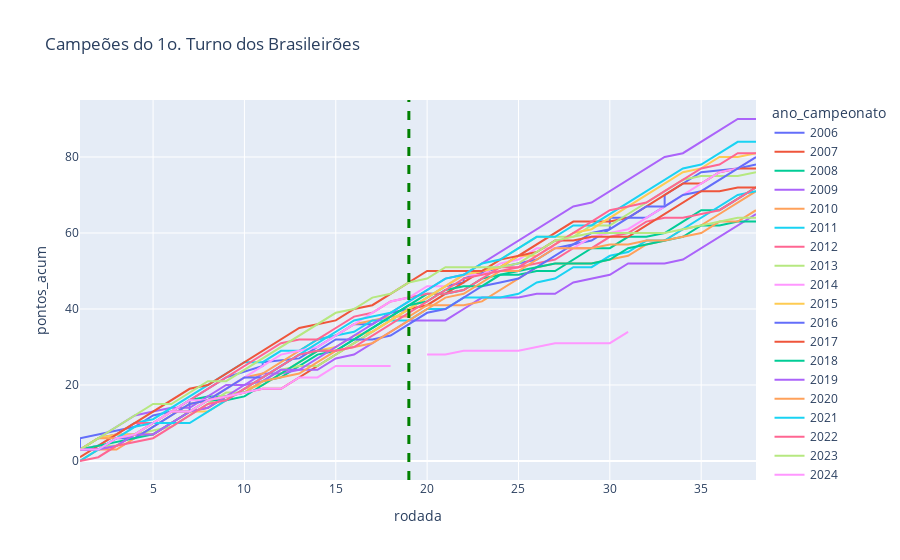

Source (notebook cell):
### Code cell
#Comparativo entre os campeões do 1o. turno desde 2006
plt.figure(figsize = (20,7))
df_plot = df_completo.loc[(df_completo.classificacao_1o_turno == 1) ]
fig = px.line(df_plot, x ='rodada', y = 'pontos_acum', color = 'ano_campeonato', title = f'Campeões do 1o. Turno dos Brasileirões', hover_name='time', hover_data=['classificacao_1o_turno', 'classificacao_final'])
fig.add_vline(x=19, line_width=3, line_dash="dash", line_color="green")

### Figure 1 — Plotly figure (JSON) as saved in the notebook; plotly's stock layout.template omitted (floating-point values rounded to 4 significant figures)
{"data": [{"customdata": [[1, 1], [1, 1], [1, 1], [1, 1], [1, 1], [1, 1], [1, 1], [1, 1], [1, 1], [1, 1], [1, 1], [1, 1], [1, 1], [1, 1], [1, 1], [1, 1], [1, 1], [1, 1], [1, 1], [1, 1], [1, 1], [1, 1], [1, 1], [1, 1], [1, 1], [1, 1], [1, 1], [1, 1], [1, 1], [1, 1], [1, 1], [1, 1], [1, 1], [1, 1], [1, 1], [1, 1], [1, 1], [1, 1]], "hovertemplate": "<b>%{hovertext}</b><br><br>ano_campeonato=2006<br>rodada=%{x}<br>pontos_acum=%{y}<br>classificacao_1o_turno=%{customdata[0]}<br>classificacao_final=%{customdata[1]}<extra></extra>", "hovertext": ["São Paulo", "São Paulo", "São Paulo", "São Paulo", "São Paulo", "São Paulo", "São Paulo", "São Paulo", "São Paulo", "São Paulo", "São Paulo", "São Paulo", "São Paulo", "São Paulo", "São Paulo", "São Paulo", "São Paulo", "São Paulo", "São Paulo", "São Paulo", "São Paulo", "São Paulo", "São Paulo", "São Paulo", "São Paulo", "São Paulo", "São Paulo", "São Paulo", "São Paulo", "São Paulo", "São Paulo", "São Paulo", "São Paulo", "São Paulo", "São Paulo", "São Paulo", "São Paulo", "São Paulo"], "legendgroup": "2006", "line": {"color": "#636efa", "dash": "solid"}, "marker": {"symbol": "circle"}, "mode": "lines", "name": "2006", "orientation": "v", "showlegend": true, "type": "scatter", "x": [1, 1, 4, 4, 5, 6, 7, 7, 8, 9, 11, 11, 13, 14, 15, 16, 17, 18, 19, 20, 21, 22, 22, 24, 25, 26, 27, 28, 29, 30, 30, 32, 33, 33, 34, 35, 37, 38], "xaxis": "x", "y": [3, 6, 9, 9, 12, 13, 13, 16, 19, 22, 25, 26, 27, 30, 33, 36, 36, 39, 40, 43, 46, 47, 48, 51, 52, 53, 56, 57, 58, 61, 64, 64, 67, 70, 73, 76, 77, 78], "yaxis": "y"}, {"customdata": [[1, 1], [1, 1], [1, 1], [1, 1], [1, 1], [1, 1], [1, 1], [1, 1], [1, 1], [1, 1], [1, 1], [1, 1], [1, 1], [1, 1], [1, 1], [1, 1], [1, 1], [1, 1], [1, 1], [1, 1], [1, 1], [1, 1], [1, 1], [1, 1], [1, 1], [1, 1], [1, 1], [1, 1], [1, 1], [1, 1], [1, 1], [1, 1], [1, 1], [1, 1], [1, 1], [1, 1], [1, 1], [1, 1]], "hovertemplate": "<b>%{hovertext}</b><br><br>ano_campeonato=2007<br>rodada=%{x}<br>pontos_acum=%{y}<br>classificacao_1o_turno=%{customdata[0]}<br>classificacao_final=%{customdata[1]}<extra></extra>", "hovertext": ["São Paulo", "São Paulo", "São Paulo", "São Paulo", "São Paulo", "São Paulo", "São Paulo", "São Paulo", "São Paulo", "São Paulo", "São Paulo", "São Paulo", "São Paulo", "São Paulo", "São Paulo", "São Paulo", "São Paulo", "São Paulo", "São Paulo", "São Paulo", "São Paulo", "São Paulo", "São Paulo", "São Paulo", "São Paulo", "São Paulo", "São Paulo", "São Paulo", "São Paulo", "São Paulo", "São Paulo", "São Paulo", "São Paulo", "São Paulo", "São Paulo", "São Paulo", "São Paulo", "São Paulo"], "legendgroup": "2007", "line": {"color": "#EF553B", "dash": "solid"}, "marker": {"symbol": "circle"}, "mode": "lines", "name": "2007", "orientation": "v", "showlegend": true, "type": "scatter", "x": [1, 2, 3, 4, 5, 6, 7, 8, 9, 10, 11, 12, 13, 14, 15, 16, 17, 18, 19, 20, 21, 22, 23, 24, 25, 26, 27, 28, 29, 30, 31, 32, 33, 34, 35, 36, 37, 38], "xaxis": "x", "y": [3, 3, 4, 7, 7, 10, 13, 14, 17, 18, 19, 19, 22, 25, 28, 31, 34, 37, 40, 41, 44, 47, 50, 51, 54, 57, 60, 63, 63, 63, 64, 67, 70, 73, 73, 76, 77, 77], "yaxis": "y"}, {"customdata": [[1, 2], [1, 2], [1, 2], [1, 2], [1, 2], [1, 2], [1, 2], [1, 2], [1, 2], [1, 2], [1, 2], [1, 2], [1, 2], [1, 2], [1, 2], [1, 2], [1, 2], [1, 2], [1, 2], [1, 2], [1, 2], [1, 2], [1, 2], [1, 2], [1, 2], [1, 2], [1, 2], [1, 2], [1, 2], [1, 2], [1, 2], [1, 2], [1, 2], [1, 2], [1, 2], [1, 2], [1, 2], [1, 2]], "hovertemplate": "<b>%{hovertext}</b><br><br>ano_campeonato=2008<br>rodada=%{x}<br>pontos_acum=%{y}<br>classificacao_1o_turno=%{customdata[0]}<br>classificacao_final=%{customdata[1]}<extra></extra>", "hovertext": ["Grêmio", "Grêmio", "Grêmio", "Grêmio", "Grêmio", "Grêmio", "Grêmio", "Grêmio", "Grêmio", "Grêmio", "Grêmio", "Grêmio", "Grêmio", "Grêmio", "Grêmio", "Grêmio", "Grêmio", "Grêmio", "Grêmio", "Grêmio", "Grêmio", "Grêmio", "Grêmio", "Grêmio", "Grêmio", "Grêmio", "Grêmio", "Grêmio", "Grêmio", "Grêmio", "Grêmio", "Grêmio", "Grêmio", "Grêmio", "Grêmio", "Grêmio", "Grêmio", "Grêmio"], "legendgroup": "2008", "line": {"color": "#00cc96", "dash": "solid"}, "marker": {"symbol": "circle"}, "mode": "lines", "name": "2008", "orientation": "v", "showlegend": true, "type": "scatter", "x": [1, 2, 3, 4, 5, 6, 7, 8, 9, 10, 11, 12, 13, 14, 15, 16, 17, 18, 19, 20, 21, 22, 23, 24, 25, 26, 27, 28, 29, 30, 31, 32, 33, 34, 35, 36, 37, 38], "xaxis": "x", "y": [3, 4, 7, 7, 10, 13, 16, 17, 17, 18, 21, 22, 25, 28, 29, 32, 35, 38, 41, 44, 44, 45, 48, 49, 49, 50, 50, 53, 56, 56, 59, 59, 60, 63, 66, 66, 69, 72], "yaxis": "y"}, {"customdata": [[1, 2], [1, 2], [1, 2], [1, 2], [1, 2], [1, 2], [1, 2], [1, 2], [1, 2], [1, 2], [1, 2], [1, 2], [1, 2], [1, 2], [1, 2], [1, 2], [1, 2], [1, 2], [1, 2], [1, 2], [1, 2], [1, 2], [1, 2], [1, 2], [1, 2], [1, 2], [1, 2], [1, 2], [1, 2], [1, 2], [1, 2], [1, 2], [1, 2], [1, 2], [1, 2], [1, 2], [1, 2], [1, 2]], "hovertemplate": "<b>%{hovertext}</b><br><br>ano_campeonato=2009<br>rodada=%{x}<br>pontos_acum=%{y}<br>classificacao_1o_turno=%{customdata[0]}<br>classificacao_final=%{customdata[1]}<extra></extra>", "hovertext": ["Internacional", "Internacional", "Internacional", "Internacional", "Internacional", "Internacional", "Internacional", "Internacional", "Internacional", "Internacional", "Internacional", "Internacional", "Internacional", "Internacional", "Internacional", "Internacional", "Internacional", "Internacional", "Internacional", "Internacional", "Internacional", "Internacional", "Internacional", "Internacional", "Internacional", "Internacional", "Internacional", "Internacional", "Internacional", "Internacional", "Internacional", "Internacional", "Internacional", "Internacional", "Internacional", "Internacional", "Internacional", "Internacional"], "legendgroup": "2009", "line": {"color": "#ab63fa", "dash": "solid"}, "marker": {"symbol": "circle"}, "mode": "lines", "name": "2009", "orientation": "v", "showlegend": true, "type": "scatter", "x": [1, 2, 3, 4, 5, 6, 7, 8, 9, 10, 11, 12, 13, 14, 15, 16, 17, 18, 19, 20, 21, 22, 23, 24, 25, 26, 27, 28, 29, 30, 31, 32, 33, 34, 35, 36, 37, 38], "xaxis": "x", "y": [3, 6, 9, 12, 13, 14, 14, 17, 20, 20, 23, 23, 24, 24, 27, 28, 31, 34, 37, 37, 37, 40, 43, 43, 43, 44, 44, 47, 48, 49, 52, 52, 52, 53, 56, 59, 62, 65], "yaxis": "y"}, {"customdata": [[1, 1], [1, 1], [1, 1], [1, 1], [1, 1], [1, 1], [1, 1], [1, 1], [1, 1], [1, 1], [1, 1], [1, 1], [1, 1], [1, 1], [1, 1], [1, 1], [1, 1], [1, 1], [1, 1], [1, 1], [1, 1], [1, 1], [1, 1], [1, 1], [1, 1], [1, 1], [1, 1], [1, 1], [1, 1], [1, 1], [1, 1], [1, 1], [1, 1], [1, 1], [1, 1], [1, 1], [1, 1], [1, 1]], "hovertemplate": "<b>%{hovertext}</b><br><br>ano_campeonato=2010<br>rodada=%{x}<br>pontos_acum=%{y}<br>classificacao_1o_turno=%{customdata[0]}<br>classificacao_final=%{customdata[1]}<extra></extra>", "hovertext": ["Fluminense", "Fluminense", "Fluminense", "Fluminense", "Fluminense", "Fluminense", "Fluminense", "Fluminense", "Fluminense", "Fluminense", "Fluminense", "Fluminense", "Fluminense", "Fluminense", "Fluminense", "Fluminense", "Fluminense", "Fluminense", "Fluminense", "Fluminense", "Fluminense", "Fluminense", "Fluminense", "Fluminense", "Fluminense", "Fluminense", "Fluminense", "Fluminense", "Fluminense", "Fluminense", "Fluminense", "Fluminense", "Fluminense", "Fluminense", "Fluminense", "Fluminense", "Fluminense", "Fluminense"], "legendgroup": "2010", "line": {"color": "#FFA15A", "dash": "solid"}, "marker": {"symbol": "circle"}, "mode": "lines", "name": "2010", "orientation": "v", "showlegend": true, "type": "scatter", "x": [1, 2, 3, 4, 5, 6, 7, 8, 9, 10, 11, 12, 13, 14, 15, 16, 17, 18, 19, 20, 21, 22, 23, 24, 25, 26, 27, 28, 29, 30, 31, 32, 33, 34, 35, 36, 37, 38], "xaxis": "x", "y": [0, 3, 3, 6, 9, 12, 15, 16, 19, 22, 23, 26, 29, 32, 33, 36, 37, 38, 38, 41, 41, 41, 42, 45, 48, 51, 52, 52, 52, 53, 54, 57, 58, 61, 62, 65, 68, 71], "yaxis": "y"}, {"customdata": [[1, 1], [1, 1], [1, 1], [1, 1], [1, 1], [1, 1], [1, 1], [1, 1], [1, 1], [1, 1], [1, 1], [1, 1], [1, 1], [1, 1], [1, 1], [1, 1], [1, 1], [1, 1], [1, 1], [1, 1], [1, 1], [1, 1], [1, 1], [1, 1], [1, 1], [1, 1], [1, 1], [1, 1], [1, 1], [1, 1], [1, 1], [1, 1], [1, 1], [1, 1], [1, 1], [1, 1], [1, 1], [1, 1]], "hovertemplate": "<b>%{hovertext}</b><br><br>ano_campeonato=2011<br>rodada=%{x}<br>pontos_acum=%{y}<br>classificacao_1o_turno=%{customdata[0]}<br>classificacao_final=%{customdata[1]}<extra></extra>", "hovertext": ["Corinthians", "Corinthians", "Corinthians", "Corinthians", "Corinthians", "Corinthians", "Corinthians", "Corinthians", "Corinthians", "Corinthians", "Corinthians", "Corinthians", "Corinthians", "Corinthians", "Corinthians", "Corinthians", "Corinthians", "Corinthians", "Corinthians", "Corinthians", "Corinthians", "Corinthians", "Corinthians", "Corinthians", "Corinthians", "Corinthians", "Corinthians", "Corinthians", "Corinthians", "Corinthians", "Corinthians", "Corinthians", "Corinthians", "Corinthians", "Corinthians", "Corinthians", "Corinthians", "Corinthians"], "legendgroup": "2011", "line": {"color": "#19d3f3", "dash": "solid"}, "marker": {"symbol": "circle"}, "mode": "lines", "name": "2011", "orientation": "v", "showlegend": true, "type": "scatter", "x": [1, 2, 3, 4, 5, 6, 7, 8, 9, 10, 11, 12, 13, 14, 15, 16, 17, 18, 19, 20, 21, 22, 23, 24, 25, 26, 27, 28, 29, 30, 31, 32, 33, 34, 35, 36, 37, 38], "xaxis": "x", "y": [3, 6, 7, 10, 11, 14, 17, 20, 23, 26, 26, 29, 29, 32, 33, 34, 37, 37, 37, 40, 40, 43, 43, 43, 44, 47, 48, 51, 51, 54, 55, 58, 58, 61, 64, 67, 70, 71], "yaxis": "y"}, {"customdata": [[1, 2], [1, 2], [1, 2], [1, 2], [1, 2], [1, 2], [1, 2], [1, 2], [1, 2], [1, 2], [1, 2], [1, 2], [1, 2], [1, 2], [1, 2], [1, 2], [1, 2], [1, 2], [1, 2], [1, 2], [1, 2], [1, 2], [1, 2], [1, 2], [1, 2], [1, 2], [1, 2], [1, 2], [1, 2], [1, 2], [1, 2], [1, 2], [1, 2], [1, 2], [1, 2], [1, 2], [1, 2], [1, 2]], "hovertemplate": "<b>%{hovertext}</b><br><br>ano_campeonato=2012<br>rodada=%{x}<br>pontos_acum=%{y}<br>classificacao_1o_turno=%{customdata[0]}<br>classificacao_final=%{customdata[1]}<extra></extra>", "hovertext": ["Atlético-MG", "Atlético-MG", "Atlético-MG", "Atlético-MG", "Atlético-MG", "Atlético-MG", "Atlético-MG", "Atlético-MG", "Atlético-MG", "Atlético-MG", "Atlético-MG", "Atlético-MG", "Atlético-MG", "Atlético-MG", "Atlético-MG", "Atlético-MG", "Atlético-MG", "Atlético-MG", "Atlético-MG", "Atlético-MG", "Atlético-MG", "Atlético-MG", "Atlético-MG", "Atlético-MG", "Atlético-MG", "Atlético-MG", "Atlético-MG", "Atlético-MG", "Atlético-MG", "Atlético-MG", "Atlético-MG", "Atlético-MG", "Atlético-MG", "Atlético-MG", "Atlético-MG", "Atlético-MG", "Atlético-MG", "Atlético-MG"], "legendgroup": "2012", "line": {"color": "#FF6692", "dash": "solid"}, "marker": {"symbol": "circle"}, "mode": "lines", "name": "2012", "orientation": "v", "showlegend": true, "type": "scatter", "x": [1, 2, 3, 4, 5, 6, 7, 8, 9, 10, 11, 12, 13, 14, 15, 16, 17, 18, 19, 20, 21, 22, 23, 24, 25, 26, 27, 28, 29, 30, 31, 32, 33, 34, 35, 36, 37, 38], "xaxis": "x", "y": [3, 6, 7, 10, 10, 13, 16, 19, 22, 25, 28, 31, 32, 32, 35, 38, 39, 42, 43, 44, 44, 45, 48, 51, 51, 52, 53, 56, 56, 59, 60, 63, 64, 64, 65, 66, 69, 72], "yaxis": "y"}, {"customdata": [[1, 1], [1, 1], [1, 1], [1, 1], [1, 1], [1, 1], [1, 1], [1, 1], [1, 1], [1, 1], [1, 1], [1, 1], [1, 1], [1, 1], [1, 1], [1, 1], [1, 1], [1, 1], [1, 1], [1, 1], [1, 1], [1, 1], [1, 1], [1, 1], [1, 1], [1, 1], [1, 1], [1, 1], [1, 1], [1, 1], [1, 1], [1, 1], [1, 1], [1, 1], [1, 1], [1, 1], [1, 1], [1, 1]], "hovertemplate": "<b>%{hovertext}</b><br><br>ano_campeonato=2013<br>rodada=%{x}<br>pontos_acum=%{y}<br>classificacao_1o_turno=%{customdata[0]}<br>classificacao_final=%{customdata[1]}<extra></extra>", "hovertext": ["Cruzeiro", "Cruzeiro", "Cruzeiro", "Cruzeiro", "Cruzeiro", "Cruzeiro", "Cruzeiro", "Cruzeiro", "Cruzeiro", "Cruzeiro", "Cruzeiro", "Cruzeiro", "Cruzeiro", "Cruzeiro", "Cruzeiro", "Cruzeiro", "Cruzeiro", "Cruzeiro", "Cruzeiro", "Cruzeiro", "Cruzeiro", "Cruzeiro", "Cruzeiro", "Cruzeiro", "Cruzeiro", "Cruzeiro", "Cruzeiro", "Cruzeiro", "Cruzeiro", "Cruzeiro", "Cruzeiro", "Cruzeiro", "Cruzeiro", "Cruzeiro", "Cruzeiro", "Cruzeiro", "Cruzeiro", "Cruzeiro"], "legendgroup": "2013", "line": {"color": "#B6E880", "dash": "solid"}, "marker": {"symbol": "circle"}, "mode": "lines", "name": "2013", "orientation": "v", "showlegend": true, "type": "scatter", "x": [1, 2, 3, 4, 5, 6, 7, 8, 9, 10, 11, 12, 13, 14, 15, 16, 17, 18, 19, 20, 21, 22, 23, 24, 25, 26, 27, 28, 29, 30, 31, 32, 33, 34, 35, 36, 37, 38], "xaxis": "x", "y": [3, 4, 4, 7, 8, 9, 12, 15, 18, 18, 21, 24, 25, 25, 28, 31, 34, 37, 40, 43, 46, 49, 50, 53, 56, 59, 59, 59, 62, 62, 65, 68, 71, 74, 75, 75, 75, 76], "yaxis": "y"}, {"customdata": [[1, 1], [1, 1], [1, 1], [1, 1], [1, 1], [1, 1], [1, 1], [1, 1], [1, 1], [1, 1], [1, 1], [1, 1], [1, 1], [1, 1], [1, 1], [1, 1], [1, 1], [1, 1], [1, 1], [1, 1], [1, 1], [1, 1], [1, 1], [1, 1], [1, 1], [1, 1], [1, 1], [1, 1], [1, 1], [1, 1], [1, 1], [1, 1], [1, 1], [1, 1], [1, 1], [1, 1], [1, 1], [1, 1]], "hovertemplate": "<b>%{hovertext}</b><br><br>ano_campeonato=2014<br>rodada=%{x}<br>pontos_acum=%{y}<br>classificacao_1o_turno=%{customdata[0]}<br>classificacao_final=%{customdata[1]}<extra></extra>", "hovertext": ["Cruzeiro", "Cruzeiro", "Cruzeiro", "Cruzeiro", "Cruzeiro", "Cruzeiro", "Cruzeiro", "Cruzeiro", "Cruzeiro", "Cruzeiro", "Cruzeiro", "Cruzeiro", "Cruzeiro", "Cruzeiro", "Cruzeiro", "Cruzeiro", "Cruzeiro", "Cruzeiro", "Cruzeiro", "Cruzeiro", "Cruzeiro", "Cruzeiro", "Cruzeiro", "Cruzeiro", "Cruzeiro", "Cruzeiro", "Cruzeiro", "Cruzeiro", "Cruzeiro", "Cruzeiro", "Cruzeiro", "Cruzeiro", "Cruzeiro", "Cruzeiro", "Cruzeiro", "Cruzeiro", "Cruzeiro", "Cruzeiro"], "legendgroup": "2014", "line": {"color": "#FF97FF", "dash": "solid"}, "marker": {"symbol": "circle"}, "mode": "lines", "name": "2014", "orientation": "v", "showlegend": true, "type": "scatter", "x": [1, 2, 3, 4, 5, 6, 7, 8, 9, 10, 11, 12, 13, 14, 15, 16, 17, 18, 19, 20, 21, 22, 23, 24, 25, 26, 27, 28, 29, 30, 31, 32, 33, 34, 35, 36, 37, 38], "xaxis": "x", "y": [3, 4, 7, 7, 10, 13, 16, 16, 19, 22, 25, 28, 29, 30, 33, 36, 39, 42, 43, 46, 46, 49, 49, 52, 53, 56, 56, 56, 59, 60, 61, 64, 67, 70, 73, 76, 77, 80], "yaxis": "y"}, {"customdata": [[1, 1], [1, 1], [1, 1], [1, 1], [1, 1], [1, 1], [1, 1], [1, 1], [1, 1], [1, 1], [1, 1], [1, 1], [1, 1], [1, 1], [1, 1], [1, 1], [1, 1], [1, 1], [1, 1], [1, 1], [1, 1], [1, 1], [1, 1], [1, 1], [1, 1], [1, 1], [1, 1], [1, 1], [1, 1], [1, 1], [1, 1], [1, 1], [1, 1], [1, 1], [1, 1], [1, 1], [1, 1], [1, 1]], "hovertemplate": "<b>%{hovertext}</b><br><br>ano_campeonato=2015<br>rodada=%{x}<br>pontos_acum=%{y}<br>classificacao_1o_turno=%{customdata[0]}<br>classificacao_final=%{customdata[1]}<extra></extra>", "hovertext": ["Corinthians", "Corinthians", "Corinthians", "Corinthians", "Corinthians", "Corinthians", "Corinthians", "Corinthians", "Corinthians", "Corinthians", "Corinthians", "Corinthians", "Corinthians", "Corinthians", "Corinthians", "Corinthians", "Corinthians", "Corinthians", "Corinthians", "Corinthians", "Corinthians", "Corinthians", "Corinthians", "Corinthians", "Corinthians", "Corinthians", "Corinthians", "Corinthians", "Corinthians", "Corinthians", "Corinthians", "Corinthians", "Corinthians", "Corinthians", "Corinthians", "Corinthians", "Corinthians", "Corinthians"], "legendgroup": "2015", "line": {"color": "#FECB52", "dash": "solid"}, "marker": {"symbol": "circle"}, "mode": "lines", "name": "2015", "orientation": "v", "showlegend": true, "type": "scatter", "x": [1, 2, 3, 4, 5, 6, 7, 8, 9, 10, 11, 12, 13, 14, 15, 16, 17, 18, 19, 20, 21, 22, 23, 24, 25, 26, 27, 28, 29, 30, 31, 32, 33, 34, 35, 36, 37, 38], "xaxis": "x", "y": [3, 6, 7, 7, 7, 10, 13, 13, 16, 19, 20, 23, 26, 29, 30, 33, 34, 37, 40, 43, 46, 49, 50, 51, 54, 54, 57, 60, 61, 64, 67, 70, 73, 76, 77, 80, 80, 81], "yaxis": "y"}, {"customdata": [[1, 1], [1, 1], [1, 1], [1, 1], [1, 1], [1, 1], [1, 1], [1, 1], [1, 1], [1, 1], [1, 1], [1, 1], [1, 1], [1, 1], [1, 1], [1, 1], [1, 1], [1, 1], [1, 1], [1, 1], [1, 1], [1, 1], [1, 1], [1, 1], [1, 1], [1, 1], [1, 1], [1, 1], [1, 1], [1, 1], [1, 1], [1, 1], [1, 1], [1, 1], [1, 1], [1, 1], [1, 1], [1, 1]], "hovertemplate": "<b>%{hovertext}</b><br><br>ano_campeonato=2016<br>rodada=%{x}<br>pontos_acum=%{y}<br>classificacao_1o_turno=%{customdata[0]}<br>classificacao_final=%{customdata[1]}<extra></extra>", "hovertext": ["Palmeiras", "Palmeiras", "Palmeiras", "Palmeiras", "Palmeiras", "Palmeiras", "Palmeiras", "Palmeiras", "Palmeiras", "Palmeiras", "Palmeiras", "Palmeiras", "Palmeiras", "Palmeiras", "Palmeiras", "Palmeiras", "Palmeiras", "Palmeiras", "Palmeiras", "Palmeiras", "Palmeiras", "Palmeiras", "Palmeiras", "Palmeiras", "Palmeiras", "Palmeiras", "Palmeiras", "Palmeiras", "Palmeiras", "Palmeiras", "Palmeiras", "Palmeiras", "Palmeiras", "Palmeiras", "Palmeiras", "Palmeiras", "Palmeiras", "Palmeiras"], "legendgroup": "2016", "line": {"color": "#636efa", "dash": "solid"}, "marker": {"symbol": "circle"}, "mode": "lines", "name": "2016", "orientation": "v", "showlegend": true, "type": "scatter", "x": [1, 2, 3, 4, 5, 6, 7, 8, 9, 10, 11, 12, 13, 14, 15, 16, 17, 18, 19, 20, 21, 22, 23, 24, 25, 26, 27, 28, 29, 30, 31, 32, 33, 34, 35, 36, 37, 38], "xaxis": "x", "y": [3, 3, 6, 6, 9, 12, 15, 16, 19, 22, 22, 25, 28, 29, 32, 32, 32, 33, 36, 39, 40, 43, 46, 47, 48, 51, 54, 57, 60, 61, 64, 67, 67, 70, 71, 74, 77, 80], "yaxis": "y"}, {"customdata": [[1, 1], [1, 1], [1, 1], [1, 1], [1, 1], [1, 1], [1, 1], [1, 1], [1, 1], [1, 1], [1, 1], [1, 1], [1, 1], [1, 1], [1, 1], [1, 1], [1, 1], [1, 1], [1, 1], [1, 1], [1, 1], [1, 1], [1, 1], [1, 1], [1, 1], [1, 1], [1, 1], [1, 1], [1, 1], [1, 1], [1, 1], [1, 1], [1, 1], [1, 1], [1, 1], [1, 1], [1, 1], [1, 1]], "hovertemplate": "<b>%{hovertext}</b><br><br>ano_campeonato=2017<br>rodada=%{x}<br>pontos_acum=%{y}<br>classificacao_1o_turno=%{customdata[0]}<br>classificacao_final=%{customdata[1]}<extra></extra>", "hovertext": ["Corinthians", "Corinthians", "Corinthians", "Corinthians", "Corinthians", "Corinthians", "Corinthians", "Corinthians", "Corinthians", "Corinthians", "Corinthians", "Corinthians", "Corinthians", "Corinthians", "Corinthians", "Corinthians", "Corinthians", "Corinthians", "Corinthians", "Corinthians", "Corinthians", "Corinthians", "Corinthians", "Corinthians", "Corinthians", "Corinthians", "Corinthians", "Corinthians", "Corinthians", "Corinthians", "Corinthians", "Corinthians", "Corinthians", "Corinthians", "Corinthians", "Corinthians", "Corinthians", "Corinthians"], "legendgroup": "2017", "line": {"color": "#EF553B", "dash": "solid"}, "marker": {"symbol": "circle"}, "mode": "lines", "name": "2017", "orientation": "v", "showlegend": true, "type": "scatter", "x": [1, 2, 3, 4, 5, 6, 7, 8, 9, 10, 11, 12, 13, 14, 15, 16, 17, 18, 19, 20, 21, 22, 23, 24, 25, 26, 27, 28, 29, 30, 31, 32, 33, 34, 35, 36, 37, 38], "xaxis": "x", "y": [1, 4, 7, 10, 13, 16, 19, 20, 23, 26, 29, 32, 35, 36, 37, 40, 41, 44, 47, 50, 50, 50, 50, 53, 54, 55, 58, 58, 59, 59, 59, 62, 65, 68, 71, 71, 72, 72], "yaxis": "y"}, {"customdata": [[1, 5], [1, 5], [1, 5], [1, 5], [1, 5], [1, 5], [1, 5], [1, 5], [1, 5], [1, 5], [1, 5], [1, 5], [1, 5], [1, 5], [1, 5], [1, 5], [1, 5], [1, 5], [1, 5], [1, 5], [1, 5], [1, 5], [1, 5], [1, 5], [1, 5], [1, 5], [1, 5], [1, 5], [1, 5], [1, 5], [1, 5], [1, 5], [1, 5], [1, 5], [1, 5], [1, 5], [1, 5], [1, 5]], "hovertemplate": "<b>%{hovertext}</b><br><br>ano_campeonato=2018<br>rodada=%{x}<br>pontos_acum=%{y}<br>classificacao_1o_turno=%{customdata[0]}<br>classificacao_final=%{customdata[1]}<extra></extra>", "hovertext": ["São Paulo", "São Paulo", "São Paulo", "São Paulo", "São Paulo", "São Paulo", "São Paulo", "São Paulo", "São Paulo", "São Paulo", "São Paulo", "São Paulo", "São Paulo", "São Paulo", "São Paulo", "São Paulo", "São Paulo", "São Paulo", "São Paulo", "São Paulo", "São Paulo", "São Paulo", "São Paulo", "São Paulo", "São Paulo", "São Paulo", "São Paulo", "São Paulo", "São Paulo", "São Paulo", "São Paulo", "São Paulo", "São Paulo", "São Paulo", "São Paulo", "São Paulo", "São Paulo", "São Paulo"], "legendgroup": "2018", "line": {"color": "#00cc96", "dash": "solid"}, "marker": {"symbol": "circle"}, "mode": "lines", "name": "2018", "orientation": "v", "showlegend": true, "type": "scatter", "x": [1, 2, 3, 4, 5, 6, 7, 8, 9, 10, 11, 12, 13, 14, 15, 16, 17, 18, 19, 20, 21, 22, 23, 24, 25, 26, 27, 28, 29, 30, 31, 32, 33, 34, 35, 36, 37, 38], "xaxis": "x", "y": [3, 4, 5, 6, 7, 10, 13, 16, 16, 17, 20, 23, 26, 29, 29, 32, 35, 38, 41, 42, 45, 46, 46, 49, 50, 51, 52, 52, 52, 53, 56, 57, 58, 59, 62, 62, 63, 63], "yaxis": "y"}, {"customdata": [[1, 1], [1, 1], [1, 1], [1, 1], [1, 1], [1, 1], [1, 1], [1, 1], [1, 1], [1, 1], [1, 1], [1, 1], [1, 1], [1, 1], [1, 1], [1, 1], [1, 1], [1, 1], [1, 1], [1, 1], [1, 1], [1, 1], [1, 1], [1, 1], [1, 1], [1, 1], [1, 1], [1, 1], [1, 1], [1, 1], [1, 1], [1, 1], [1, 1], [1, 1], [1, 1], [1, 1], [1, 1], [1, 1]], "hovertemplate": "<b>%{hovertext}</b><br><br>ano_campeonato=2019<br>rodada=%{x}<br>pontos_acum=%{y}<br>classificacao_1o_turno=%{customdata[0]}<br>classificacao_final=%{customdata[1]}<extra></extra>", "hovertext": ["Flamengo", "Flamengo", "Flamengo", "Flamengo", "Flamengo", "Flamengo", "Flamengo", "Flamengo", "Flamengo", "Flamengo", "Flamengo", "Flamengo", "Flamengo", "Flamengo", "Flamengo", "Flamengo", "Flamengo", "Flamengo", "Flamengo", "Flamengo", "Flamengo", "Flamengo", "Flamengo", "Flamengo", "Flamengo", "Flamengo", "Flamengo", "Flamengo", "Flamengo", "Flamengo", "Flamengo", "Flamengo", "Flamengo", "Flamengo", "Flamengo", "Flamengo", "Flamengo", "Flamengo"], "legendgroup": "2019", "line": {"color": "#ab63fa", "dash": "solid"}, "marker": {"symbol": "circle"}, "mode": "lines", "name": "2019", "orientation": "v", "showlegend": true, "type": "scatter", "x": [1, 2, 3, 4, 5, 6, 7, 8, 9, 10, 11, 12, 13, 14, 15, 16, 17, 18, 19, 20, 21, 22, 23, 24, 25, 26, 27, 28, 29, 30, 31, 32, 33, 34, 35, 36, 37, 38], "xaxis": "x", "y": [3, 3, 4, 7, 7, 10, 13, 14, 17, 20, 21, 24, 24, 27, 30, 33, 36, 39, 42, 45, 48, 49, 52, 55, 58, 61, 64, 67, 68, 71, 74, 77, 80, 81, 84, 87, 90, 90], "yaxis": "y"}, {"customdata": [[1, 4], [1, 4], [1, 4], [1, 4], [1, 4], [1, 4], [1, 4], [1, 4], [1, 4], [1, 4], [1, 4], [1, 4], [1, 4], [1, 4], [1, 4], [1, 4], [1, 4], [1, 4], [1, 4], [1, 4], [1, 4], [1, 4], [1, 4], [1, 4], [1, 4], [1, 4], [1, 4], [1, 4], [1, 4], [1, 4], [1, 4], [1, 4], [1, 4], [1, 4], [1, 4], [1, 4], [1, 4], [1, 4]], "hovertemplate": "<b>%{hovertext}</b><br><br>ano_campeonato=2020<br>rodada=%{x}<br>pontos_acum=%{y}<br>classificacao_1o_turno=%{customdata[0]}<br>classificacao_final=%{customdata[1]}<extra></extra>", "hovertext": ["São Paulo", "São Paulo", "São Paulo", "São Paulo", "São Paulo", "São Paulo", "São Paulo", "São Paulo", "São Paulo", "São Paulo", "São Paulo", "São Paulo", "São Paulo", "São Paulo", "São Paulo", "São Paulo", "São Paulo", "São Paulo", "São Paulo", "São Paulo", "São Paulo", "São Paulo", "São Paulo", "São Paulo", "São Paulo", "São Paulo", "São Paulo", "São Paulo", "São Paulo", "São Paulo", "São Paulo", "São Paulo", "São Paulo", "São Paulo", "São Paulo", "São Paulo", "São Paulo", "São Paulo"], "legendgroup": "2020", "line": {"color": "#FFA15A", "dash": "solid"}, "marker": {"symbol": "circle"}, "mode": "lines", "name": "2020", "orientation": "v", "showlegend": true, "type": "scatter", "x": [1, 2, 3, 4, 5, 6, 7, 8, 9, 10, 11, 12, 13, 14, 15, 16, 17, 18, 19, 20, 21, 22, 23, 24, 25, 26, 27, 28, 29, 30, 31, 32, 33, 34, 35, 36, 37, 38], "xaxis": "x", "y": [3, 6, 6, 7, 10, 13, 13, 16, 17, 18, 21, 22, 23, 26, 29, 30, 31, 34, 37, 40, 43, 44, 47, 50, 50, 53, 56, 56, 56, 57, 57, 58, 58, 59, 60, 63, 63, 66], "yaxis": "y"}, {"customdata": [[1, 1], [1, 1], [1, 1], [1, 1], [1, 1], [1, 1], [1, 1], [1, 1], [1, 1], [1, 1], [1, 1], [1, 1], [1, 1], [1, 1], [1, 1], [1, 1], [1, 1], [1, 1], [1, 1], [1, 1], [1, 1], [1, 1], [1, 1], [1, 1], [1, 1], [1, 1], [1, 1], [1, 1], [1, 1], [1, 1], [1, 1], [1, 1], [1, 1], [1, 1], [1, 1], [1, 1], [1, 1], [1, 1]], "hovertemplate": "<b>%{hovertext}</b><br><br>ano_campeonato=2021<br>rodada=%{x}<br>pontos_acum=%{y}<br>classificacao_1o_turno=%{customdata[0]}<br>classificacao_final=%{customdata[1]}<extra></extra>", "hovertext": ["Atlético-MG", "Atlético-MG", "Atlético-MG", "Atlético-MG", "Atlético-MG", "Atlético-MG", "Atlético-MG", "Atlético-MG", "Atlético-MG", "Atlético-MG", "Atlético-MG", "Atlético-MG", "Atlético-MG", "Atlético-MG", "Atlético-MG", "Atlético-MG", "Atlético-MG", "Atlético-MG", "Atlético-MG", "Atlético-MG", "Atlético-MG", "Atlético-MG", "Atlético-MG", "Atlético-MG", "Atlético-MG", "Atlético-MG", "Atlético-MG", "Atlético-MG", "Atlético-MG", "Atlético-MG", "Atlético-MG", "Atlético-MG", "Atlético-MG", "Atlético-MG", "Atlético-MG", "Atlético-MG", "Atlético-MG", "Atlético-MG"], "legendgroup": "2021", "line": {"color": "#19d3f3", "dash": "solid"}, "marker": {"symbol": "circle"}, "mode": "lines", "name": "2021", "orientation": "v", "showlegend": true, "type": "scatter", "x": [1, 2, 3, 4, 5, 6, 7, 8, 9, 10, 11, 12, 13, 14, 15, 16, 17, 18, 19, 20, 21, 22, 23, 24, 25, 26, 27, 28, 29, 30, 31, 32, 33, 34, 35, 36, 37, 38], "xaxis": "x", "y": [0, 3, 6, 9, 10, 10, 10, 13, 16, 19, 22, 25, 28, 31, 34, 37, 38, 39, 42, 45, 48, 49, 52, 53, 56, 59, 59, 62, 62, 65, 68, 71, 74, 77, 78, 81, 84, 84], "yaxis": "y"}, {"customdata": [[1, 1], [1, 1], [1, 1], [1, 1], [1, 1], [1, 1], [1, 1], [1, 1], [1, 1], [1, 1], [1, 1], [1, 1], [1, 1], [1, 1], [1, 1], [1, 1], [1, 1], [1, 1], [1, 1], [1, 1], [1, 1], [1, 1], [1, 1], [1, 1], [1, 1], [1, 1], [1, 1], [1, 1], [1, 1], [1, 1], [1, 1], [1, 1], [1, 1], [1, 1], [1, 1], [1, 1], [1, 1], [1, 1]], "hovertemplate": "<b>%{hovertext}</b><br><br>ano_campeonato=2022<br>rodada=%{x}<br>pontos_acum=%{y}<br>classificacao_1o_turno=%{customdata[0]}<br>classificacao_final=%{customdata[1]}<extra></extra>", "hovertext": ["Palmeiras", "Palmeiras", "Palmeiras", "Palmeiras", "Palmeiras", "Palmeiras", "Palmeiras", "Palmeiras", "Palmeiras", "Palmeiras", "Palmeiras", "Palmeiras", "Palmeiras", "Palmeiras", "Palmeiras", "Palmeiras", "Palmeiras", "Palmeiras", "Palmeiras", "Palmeiras", "Palmeiras", "Palmeiras", "Palmeiras", "Palmeiras", "Palmeiras", "Palmeiras", "Palmeiras", "Palmeiras", "Palmeiras", "Palmeiras", "Palmeiras", "Palmeiras", "Palmeiras", "Palmeiras", "Palmeiras", "Palmeiras", "Palmeiras", "Palmeiras"], "legendgroup": "2022", "line": {"color": "#FF6692", "dash": "solid"}, "marker": {"symbol": "circle"}, "mode": "lines", "name": "2022", "orientation": "v", "showlegend": true, "type": "scatter", "x": [1, 2, 3, 4, 5, 6, 7, 8, 9, 10, 11, 12, 13, 14, 15, 16, 17, 18, 19, 20, 21, 22, 23, 24, 25, 26, 27, 28, 29, 30, 31, 32, 33, 34, 35, 36, 37, 38], "xaxis": "x", "y": [0, 1, 4, 5, 6, 9, 12, 15, 16, 19, 22, 25, 28, 29, 29, 30, 33, 36, 39, 42, 45, 48, 49, 50, 51, 54, 57, 60, 63, 66, 67, 68, 71, 74, 77, 78, 81, 81], "yaxis": "y"}, {"customdata": [[1, 5], [1, 5], [1, 5], [1, 5], [1, 5], [1, 5], [1, 5], [1, 5], [1, 5], [1, 5], [1, 5], [1, 5], [1, 5], [1, 5], [1, 5], [1, 5], [1, 5], [1, 5], [1, 5], [1, 5], [1, 5], [1, 5], [1, 5], [1, 5], [1, 5], [1, 5], [1, 5], [1, 5], [1, 5], [1, 5], [1, 5], [1, 5], [1, 5], [1, 5], [1, 5], [1, 5], [1, 5], [1, 5]], "hovertemplate": "<b>%{hovertext}</b><br><br>ano_campeonato=2023<br>rodada=%{x}<br>pontos_acum=%{y}<br>classificacao_1o_turno=%{customdata[0]}<br>classificacao_final=%{customdata[1]}<extra></extra>", "hovertext": ["Botafogo", "Botafogo", "Botafogo", "Botafogo", "Botafogo", "Botafogo", "Botafogo", "Botafogo", "Botafogo", "Botafogo", "Botafogo", "Botafogo", "Botafogo", "Botafogo", "Botafogo", "Botafogo", "Botafogo", "Botafogo", "Botafogo", "Botafogo", "Botafogo", "Botafogo", "Botafogo", "Botafogo", "Botafogo", "Botafogo", "Botafogo", "Botafogo", "Botafogo", "Botafogo", "Botafogo", "Botafogo", "Botafogo", "Botafogo", "Botafogo", "Botafogo", "Botafogo", "Botafogo"], "legendgroup": "2023", "line": {"color": "#B6E880", "dash": "solid"}, "marker": {"symbol": "circle"}, "mode": "lines", "name": "2023", "orientation": "v", "showlegend": true, "type": "scatter", "x": [1, 2, 3, 4, 5, 6, 7, 8, 9, 10, 11, 12, 13, 14, 15, 16, 17, 18, 19, 20, 21, 22, 23, 24, 25, 26, 27, 28, 29, 30, 31, 32, 33, 34, 35, 36, 37, 38], "xaxis": "x", "y": [3, 6, 9, 12, 15, 15, 18, 21, 21, 24, 27, 30, 33, 36, 39, 40, 43, 44, 47, 48, 51, 51, 51, 51, 52, 55, 58, 59, 60, 60, 60, 60, 60, 61, 62, 63, 64, 64], "yaxis": "y"}, {"customdata": [[1, 18], [1, 18], [1, 18], [1, 18], [1, 18], [1, 18], [1, 18], [1, 18], [1, 18], [1, 18], [1, 18], [1, 18], [1, 18], [1, 18], [1, 18], [1, 18], [1, 18], [1, 18], [1, 18], [1, 18], [1, 18], [1, 18], [1, 18], [1, 18], [1, 18], [1, 18], [1, 18], [1, 18], [1, 18], [1, 18], [1, 18], [1, 18], [1, 18], [1, 18], [1, 18], [1, 18], [1, 18], [1, 18]], "hovertemplate": "<b>%{hovertext}</b><br><br>ano_campeonato=2024<br>rodada=%{x}<br>pontos_acum=%{y}<br>classificacao_1o_turno=%{customdata[0]}<br>classificacao_final=%{customdata[1]}<extra></extra>", "hovertext": ["Atlético-PR", "Atlético-PR", "Atlético-PR", "Atlético-PR", "Atlético-PR", "Atlético-PR", "Atlético-PR", "Atlético-PR", "Atlético-PR", "Atlético-PR", "Atlético-PR", "Atlético-PR", "Atlético-PR", "Atlético-PR", "Atlético-PR", "Atlético-PR", "Atlético-PR", "Atlético-PR", "Atlético-PR", "Atlético-PR", "Atlético-PR", "Atlético-PR", "Atlético-PR", "Atlético-PR", "Atlético-PR", "Atlético-PR", "Atlético-PR", "Atlético-PR", "Atlético-PR", "Atlético-PR", "Atlético-PR", "Atlético-PR", "Atlético-PR", "Atlético-PR", "Atlético-PR", "Atlético-PR", "Atlético-PR", "Atlético-PR"], "legendgroup": "2024", "line": {"color": "#FF97FF", "dash": "solid"}, "marker": {"symbol": "circle"}, "mode": "lines", "name": "2024", "orientation": "v", "showlegend": true, "type": "scatter", "x": [1, 2, 3, 4, 5, 6, 7, 8, 9, 10, 11, 12, 13, 14, 15, 16, 17, 18, 19, 20, 21, 22, 23, 24, 25, 26, 27, 28, 29, 30, 31, 32, 33, 34, 35, 36, 37, 38], "xaxis": "x", "y": [3, 3, 6, 7, 10, 13, 13, 16, 17, 18, 19, 19, 22, 22, 25, 25, 25, 25, null, 28, 28, 29, 29, 29, 29, 30, 31, 31, 31, 31, 34, null, null, null, null, null, null, null], "yaxis": "y"}], "layout": {"legend": {"title": {"text": "ano_campeonato"}, "tracegroupgap": 0}, "shapes": [{"line": {"color": "green", "dash": "dash", "width": 3}, "type": "line", "x0": 19, "x1": 19, "xref": "x", "y0": 0, "y1": 1, "yref": "y domain"}], "title": {"text": "Campeões do 1o. Turno dos Brasileirões"}, "xaxis": {"anchor": "y", "domain": [0, 1], "title": {"text": "rodada"}}, "yaxis": {"anchor": "x", "domain": [0, 1], "title": {"text": "pontos_acum"}}}}
